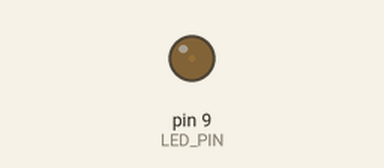
A sketch run on a simulated Arduino Uno, built with avr-gcc and run on an emulated ATmega328P. Parts: output pins drawn as LEDs (lit = HIGH).

Above: at 0.05 s.
At 2.15 s:
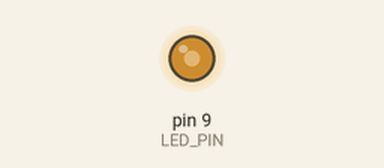
At 3.45 s:
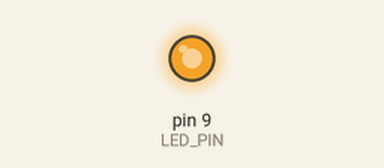
At 6.9 s:
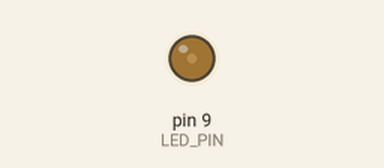
Timing chart, 0 to 10.0 s (numbered marks = the images above):
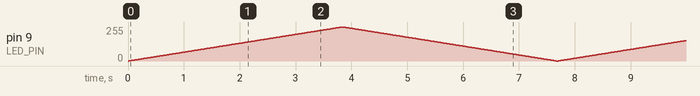

The sketch:

PWM_LED2.ino
```cpp
const int LED_PIN = 9;
const int DELAY = 15;


void setup() {
  Serial.begin(9600);
  pinMode(LED_PIN, OUTPUT);
}
//呼吸燈
void loop() {
  for(int i = 0; i < 256; i++){
    analogWrite(LED_PIN, i);
    delay(DELAY);
  }
  for(int i = 255; i >= 0; i--){
    analogWrite(LED_PIN, i);
    delay(DELAY);
  }
}
```
